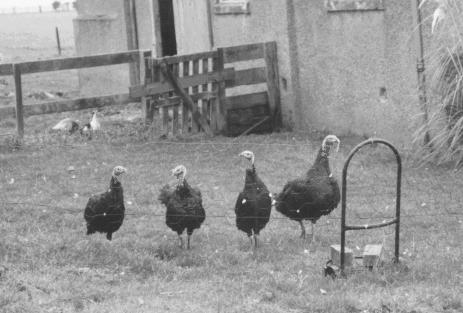
#> input picture atividadePratica03/pratica3_tur.png, 463 x 313 px
$ python atividade03_perus.py
#> lines starting #> are read from the running program, lines starting #| are printed output that depends on the picture; after the words box and inside, x2 and y2 are one past the last pixel; in counts of white or black regions, pixels touching at a corner belong together
import cv2
import numpy as np

def componentesConexasRecursiva(i, j, rotuloAtual, imgBinarizada, imgRotulada):
    # Percorre os pixels da imagem binaria e rotula os componentes conexos
    # 0 representa o fundo e diferente de 0 representa diferentes componentes
    linhasAdj = [-1, -1, -1, 0, 0, 1, 1, 1]
    colunasAdj = [-1, 0, 1, -1, 1, -1, 0, 1]

    imgRotulada[i,j] = rotuloAtual

    for k in range(len(linhasAdj)):
        linhas = i + linhasAdj[k]
        colunas = j + colunasAdj[k]
        if linhas > 0 and linhas <= imgBinarizada.shape[0] and colunas > 0 and colunas <= imgBinarizada.shape[1]:
            if imgBinarizada[linhas, colunas] and imgRotulada[linhas, colunas] == 0:
                imgRotulada = componentesConexasRecursiva(linhas, colunas, rotuloAtual, imgBinarizada, imgRotulada)

    return imgRotulada

def main():
    # A imagem precisou ser transformada me png pois o python n aceita abrir uma imagem em gif
    img = cv2.imread('pratica3_tur.png', cv2.IMREAD_GRAYSCALE) # Abre a imagem em escala de cinza
#> img is the input picture: shape (313, 463); min 38, max 253, mean 148.7

    limite = 44  # Define um limite
    imgBinarizada = img < limite
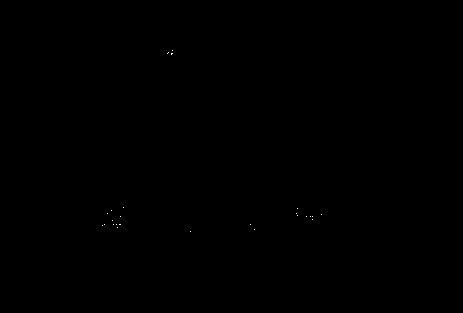
#> imgBinarizada: shape (313, 463) bool; 0.02% white in thin lines or dots, all inside (x1, y1, x2, y2) = (102, 50, 322, 232)

    # Binarizar a imagem usando um limite adequado
    se = cv2.getStructuringElement(cv2.MORPH_ELLIPSE, (20, 20)) # Aumenta o tamanho dos pixels rotulados para conectar as regiões
    imgBinarizadaFechada = cv2.morphologyEx(imgBinarizada.astype(np.uint8), cv2.MORPH_CLOSE, se) # Aplica uma operação de fechamento para conectar regiões
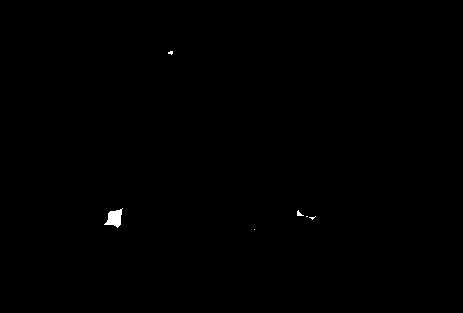
#> imgBinarizadaFechada: shape (313, 463); values 0 (black) and 1 (white), 0.18% white; 6 white regions (4 under 20 px), largest, box (x1, y1, x2, y2) and area: (104, 208, 123, 228) 213, (297, 210, 304, 216) 22

    nrows, ncols = imgBinarizadaFechada.shape # Cria matriz para rotular
#> nrows = 313; ncols = 463
    imgRotulada = np.zeros((nrows, ncols), dtype=np.uint8)
    rotuloAtual = 0

    for i in range(nrows):
        for j in range(ncols):
            if imgBinarizadaFechada[i,j] and imgRotulada[i,j] == 0:
                rotuloAtual += 1
                imgRotulada = componentesConexasRecursiva(i, j, rotuloAtual, imgBinarizadaFechada, imgRotulada)
#> after the loop, rotuloAtual = 6

    numPerus = rotuloAtual
#> numPerus = 6
    print(f"Foram encontrados {numPerus} perus na imagem.")
#| Foram encontrados 6 perus na imagem.

    cv2.imshow('Imagem Rotulada', imgRotulada*255)
    cv2.imwrite('imagemRotulada_perus.png', imgRotulada*255)
    cv2.waitKey(0)
    cv2.destroyAllWindows()


main()
